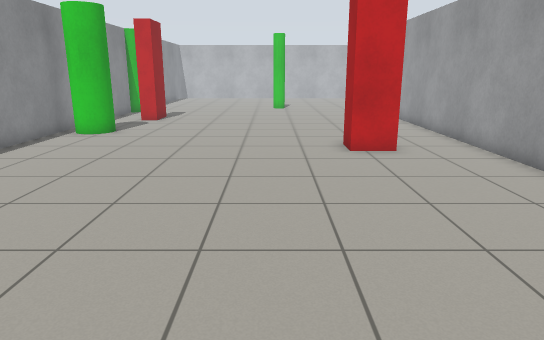
view 1 (above)

16 first-person views from a walk through a world built for the Gazebo simulator. The camera is 1.2 m above the floor, tilts 14° down and sees 70° across. Floor lines are 1 m apart. The floor is counted in squares, 0.5 m on a side. Each view is taken from the middle of a square. On the plan, view 1 faces up. The plan holds only what a view shows up to about 20 squares ahead; the rest is blank.

view 2
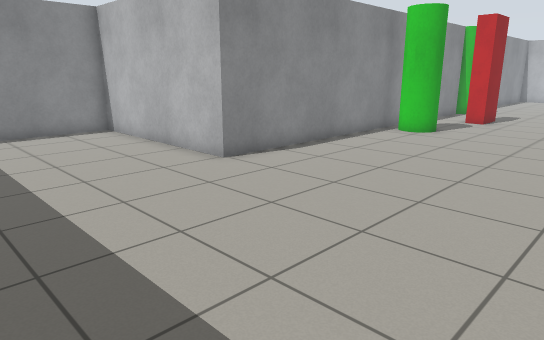

view 3
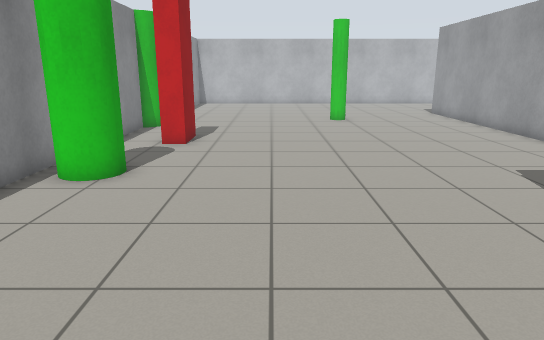

view 4
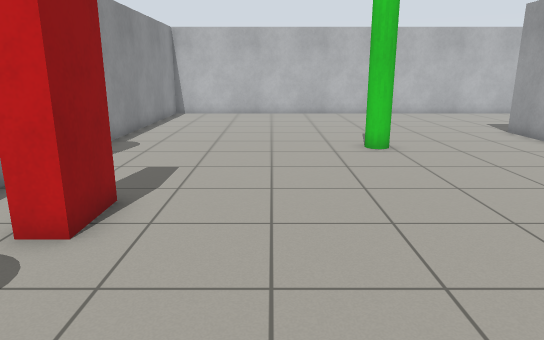

view 5
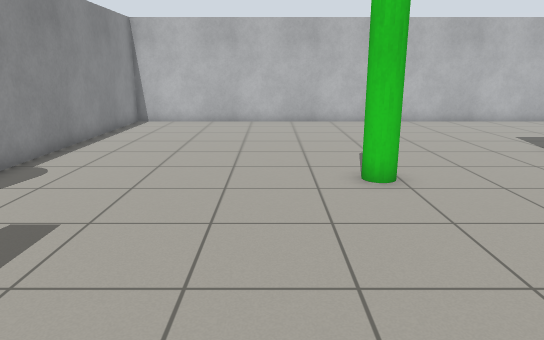

view 6
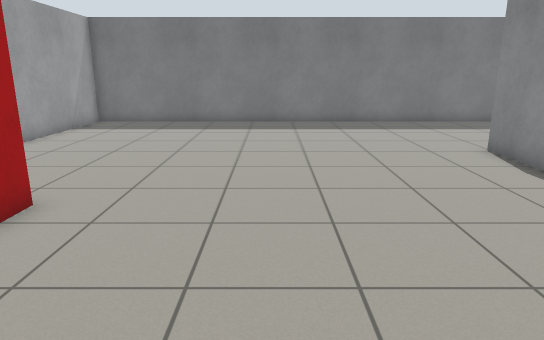

view 7
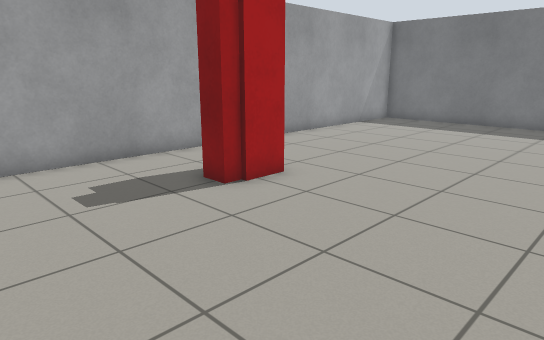

view 8
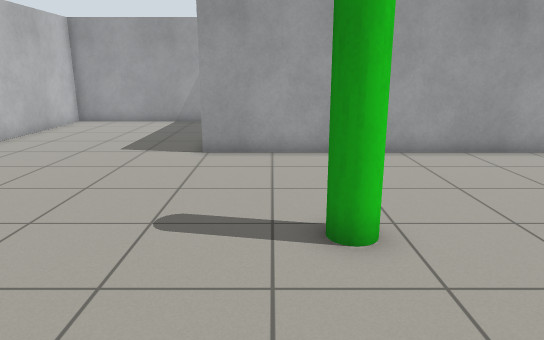

view 9
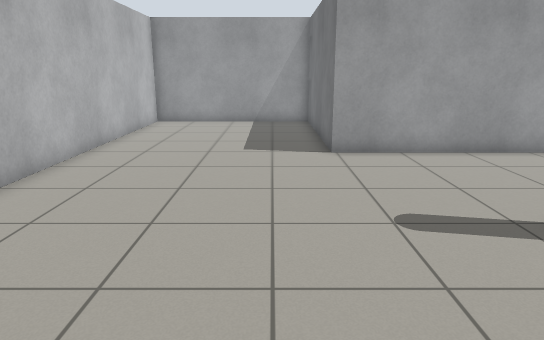

view 10
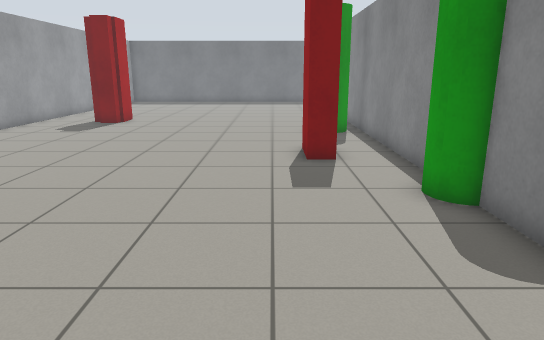

view 11
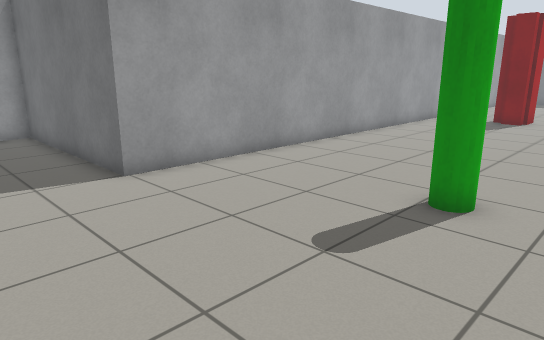

view 12
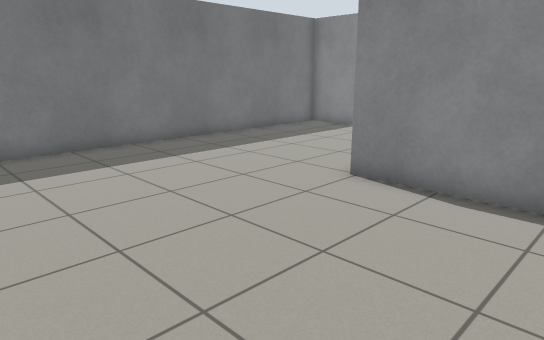

view 13
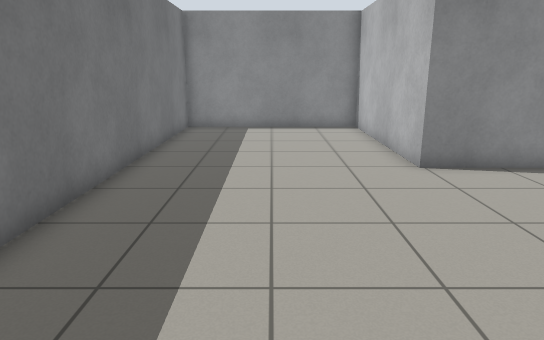

view 14
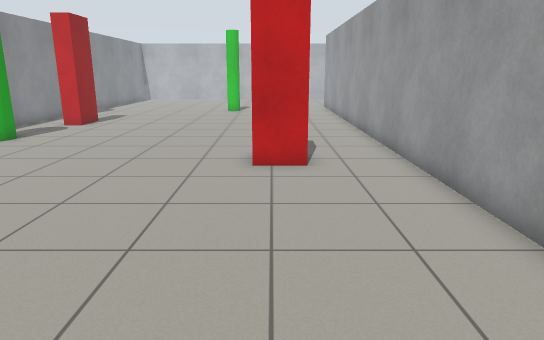

view 15
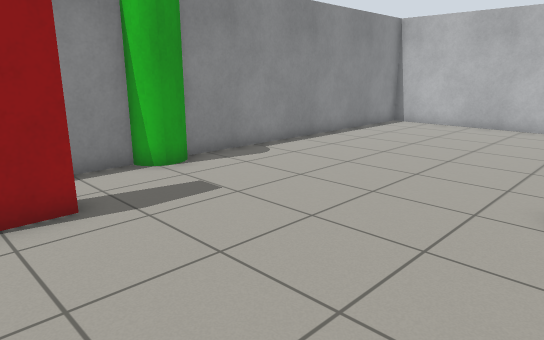

view 16
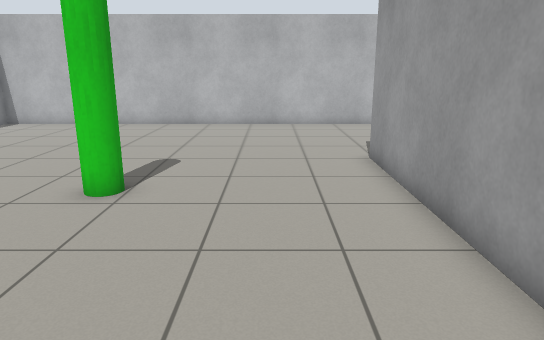

### Floor plan
Points are (right, up) in squares from view 1. A wall is a line through its corners. A room is listed if a view was taken in it or the views show most of it. See-through windows are left out.
Room 1 (views 1, 2, 3, 4, 5, 6, 7, 8, 9, 10, 11, 12, 13, 14, 15, 16)
walls: (-8.8, 24.5) (-8.8, 6.9) (-16.8, 6.9) (-16.8, -0.8) (6.8, -0.8) (6.8, 31.1) (14.8, 31.1) (14.8, 38.8) (-8.8, 38.8) (-8.8, 26.1)
objects: green cylinder (-9, 25) to (-8, 26); green cylinder (-8, 16) to (-7, 17); red box (-7, 20) to (-6, 22); green pole (0, 27) to (1, 28); red post (2, 12) to (4, 13)

Where each view was taken, in squares from view 1:
view 1: 0 up, 0 right, facing up
view 2: 0 up, 0 right, facing up-left
view 3: 7 up, 3 left, facing up
view 4: 15 up, 3 left, facing up
view 5: 19 up, 2 left, facing up
view 6: 19 up, 2 left, facing down
view 7: 19 up, 4 left, facing down-right
view 8: 29 up, 5 left, facing right
view 9: 33 up, 5 left, facing right
view 10: 33 up, 5 left, facing down
view 11: 35 up, 2 left, facing down-right
view 12: 12 up, 1 left, facing down-left
view 13: 3 up, 1 right, facing left
view 14: 2 up, 3 right, facing up
view 15: 20 up, 1 right, facing up-left
view 16: 20 up, 4 right, facing up
